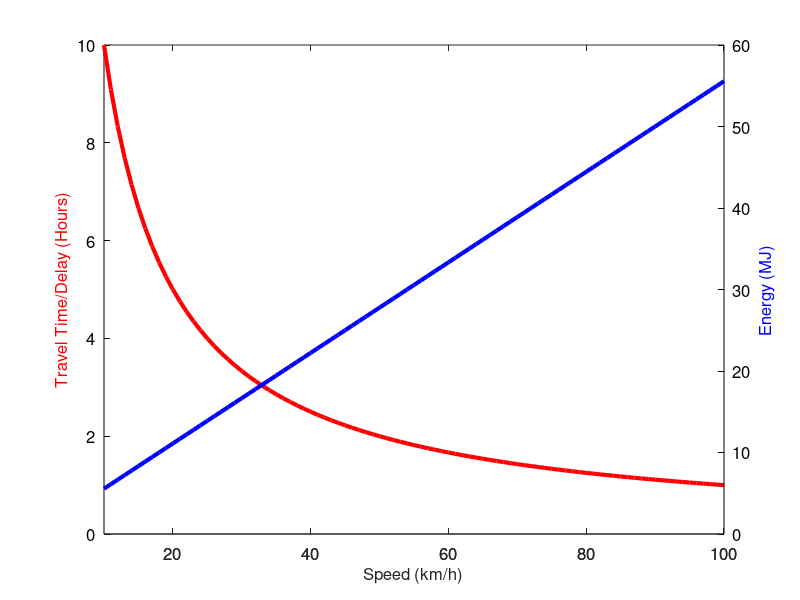

MATLAB code for this plot:
close all; clear all;

D = 100000; %100km
speed_kph = 10:100; % in km/h  
speed = (1/3.6).*speed_kph;
t = D./speed; %travel time, in seconds
t_hour = t./3600; %travel time, in hours;
power = 20*speed.^2; % in watt
energy = t.*power; % in Joule
energy_mj = energy/10^6; % in MJ (megajoule)
%gasoline_energy_denstiy = 32.4; % in MJ/L
%gasoline_volume = energy_mj/gasoline_energy_denstiy; %in L (litre)

figure;
%set(gca,'FontSize',20);
%hold on;
[ax, p1, p2] = plotyy(speed_kph,t_hour,speed_kph,energy_mj);
set(p1, 'Linewidth', 3);
set(p1, 'Color', 'r');
set(p2, 'Linewidth', 3);
set(p2, 'Color', 'b');
set(ax,'FontSize',12);
set(ax,{'ycolor'},{'k';'k'}) 

%plot(speed_kph,t_hour, '-r', 'Linewidth', 3);
%plot(speed_kph,power/10e3, '-b', 'Linewidth', 3);
%plot(speed_kph,energy_mj, '-g', 'Linewidth', 3);
%plot(speed_kph,gasoline_volume, '-g', 'Linewidth', 3);

%hold off;
%legend('Travel Time/Delay (Hour)', 'Energy (MJ)');
%legend('Travel Time/Delay (Hour)', 'Power (kW)', 'Energy (MJ)');
%legend('Travel Time/Delay (Hours)', 'Gasolin Volume (Litres)');
%xlabel('Speed (km/h)','FontSize', 20, 'FontName', 'Arial');
ylabel(ax(1),'Travel Time/Delay (Hours)','FontSize', 12,'Color', 'r') % label left y-axis
ylabel(ax(2),'Energy (MJ)','FontSize', 12, 'Color', 'b' ) % label right y-axis
xlabel(ax(1),'Speed (km/h)','FontSize', 12) % label x-axis
grid off;
box on;
